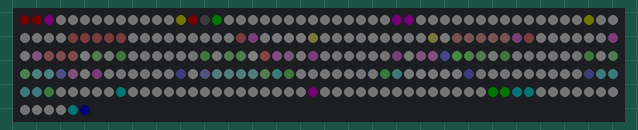
The sketch below on a simulated Arduino Uno, built with avr-gcc and run on an emulated ATmega328P. Shown: 256 RGB LEDs in strip order, left to right, continuing on the next row. Dim RGB values are drawn brighter than linear; random numbers use the default seed unless the sketch sets one.

Above: at 0.12 s.
At 5.09 s:
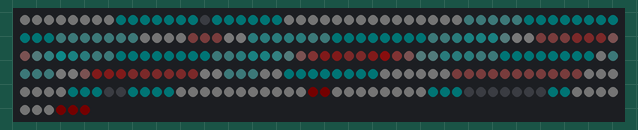
At 10.05 s:
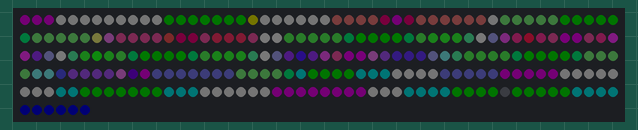
At 19.97 s:
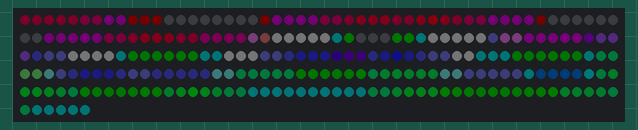
At 29.9 s:
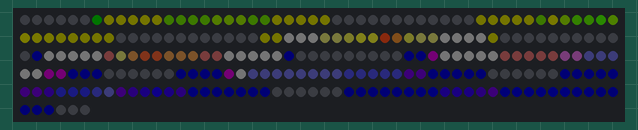
At 39.94 s:
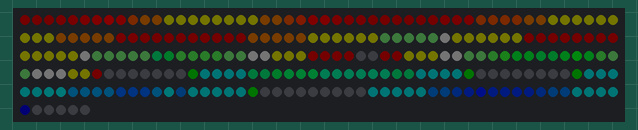

The sketch:

EBOB.ino
```cpp
#include <Adafruit_NeoPixel.h>

#define PIN 2   // input pin Neopixel is attached to

#define NUMPIXELS      256 // number of neopixels in strip

Adafruit_NeoPixel pixels = Adafruit_NeoPixel(NUMPIXELS, PIN, NEO_GRB + NEO_KHZ800);

int delayval = 300; // timing delay in milliseconds


void setup() {
  // Initialize the NeoPixel library.
  pixels.begin();
  pixels.setBrightness(10);
}

void set(int x, int y, uint32_t color) {
  if (x >= 16 || y >= 16) return;
  if (y % 2 != 0) x = 15 - x;
  pixels.setPixelColor(y*16 + x, color);
}

#define EBOBA_SIZE 49

int eboba[ EBOBA_SIZE ][ 2 ] = { { 0, 0 }, { 0, 1 }, {1, 0}, {2, 0}, {0, 2},
                          {1, 2}, {2, 2}, {0, 3}, {0, 4}, {1, 4}, {2, 4},
                          {4, 0}, {4, 1}, {4, 2}, {4, 3}, {4, 4},
                          {5, 0}, {6, 1}, {5, 2}, {5, 4}, {6, 4},
                          {8, 1}, {8, 2}, {8, 3}, {9, 0}, {9, 4},
                          {10, 1}, {10, 2}, {10, 3},
                          {4+8, 0}, {4+8, 1}, {4+8, 2}, {4+8, 3}, {4+8, 4},
                          {5+8, 0}, {6+8, 1}, {5+8, 2}, {5+8, 4}, {6+8, 4},
                          {16, 0}, {16, 1}, {16, 2}, {16, 3}, {17, 4},
                          {18, 3}, {18, 2}, {17, 2}, {18, 1}, {18, 0}};

void showEboba() {
  static int c = 0;
  static int textOffset = 0;
  pixels.clear();
  textOffset = (textOffset + 1) % 20;
  c = (c + 1) % 256;
  uint32_t color = pixels.Color(255 - c, (c * 37) % 256, c);
  //uint32_t  color = pixels.Color(0, 255, 255);
  for (size_t i = 0; i < EBOBA_SIZE; i++) {
    set((eboba[i][0] + 20 - textOffset) % 24, eboba[i][1], color);
    //setGrad((eboba[i][0] + 20 - textOffset) % 24, eboba[i][1], c);
  }

  pixels.show();
  delay(delayval);
}

void showRandom() {
  for (size_t i = 0; i < 16; i++) {
      for (size_t j = 0; j < 16; j++) {
        set(i, j, pixels.Color(random(0, 256), random(0, 256), random(0, 256)));
      }
  }
  pixels.show();
}

void showGradient() {
  static int tick = 0;
  static int incr = 1;
  tick += incr;
  if (tick == 110) {
    incr = -1;
  }else if (tick == 0) {
    incr = 1;
  }
  for (size_t i = 0; i < 16; i++) {
      for (size_t j = 0; j < 16; j++) {
        int g = (i+j)*8 + tick;
        if (g >= 256) g = 255;
        if (g < 0) g = 0;
        int b = 255 - g;
        set(i, j, pixels.Color(0, g, b));
      }
  }
  pixels.show();
  delay(20);
}


void showCircles() {
  static int x1 = 7;
  static int y1 = 7;
  static int x2 = 7;
  static int y2 = 7;
  static int x3 = 7;
  static int y3 = 7;

  x1 += random(0, 3) - 1;
  y1 += random(0, 3) - 1;
  x2 += random(0, 3) - 1;
  y2 += random(0, 3) - 1;
  x3 += random(0, 3) - 1;
  y3 += random(0, 3) - 1;
  if (x1 >= 16) x1 = 15;
  if (x1 < 0) x1 = 0;
  if (x2 >= 16) x2 = 15;
  if (x2 < 0) x2 = 0;
  if (x3 >= 16) x3 = 15;
  if (x3 < 0) x3 = 0;
  if (y1 >= 16) y1 = 15;
  if (y1 < 0) y1 = 0;
  if (y2 >= 16) y2 = 15;
  if (y2 < 0) y2 = 0;
  if (y3 >= 16) y3 = 15;
  if (y3 < 0) y3 = 0;

  for (size_t i = 0; i < 16; i++) {
      for (size_t j = 0; j < 16; j++) {
          int r = (int)sqrt((i - x1)*(i - x1) + (j - y1)*(j - y1));
          int g = (int)sqrt((i - x2)*(i - x2) + (j - y2)*(j - y2));
          int b = (int)sqrt((i - x3)*(i - x3) + (j - y3)*(j - y3));
          if (r >= 256) r = 255;
          if (g >= 256) g = 255;
          if (b >= 256) b = 255;
          set(i, j, pixels.Color(int(255.0/(1+r)), int(255.0/(1+g)), int(255.0/(1+b))));
      }
  }

  pixels.show();
  delay(20);
}

void loop() {
  showCircles();
}
```
